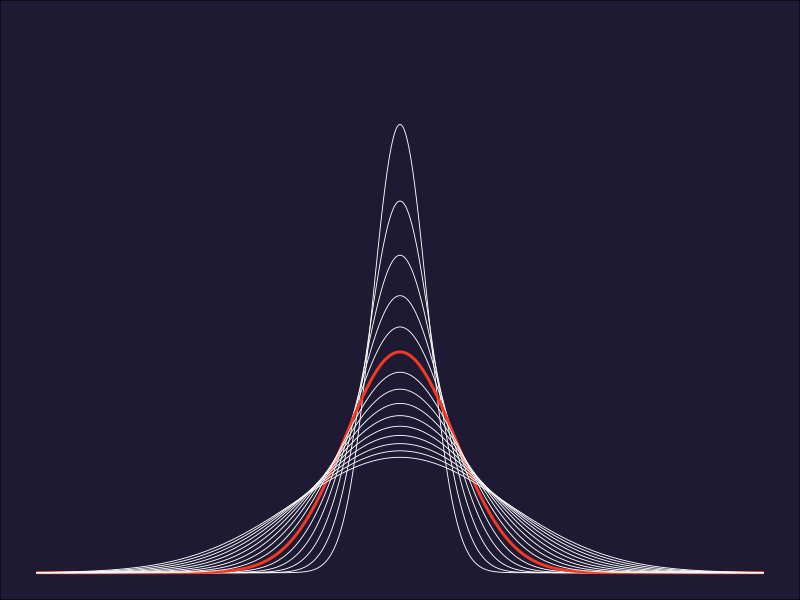

Recreate this plot in R.
library(ggplot2)
library(data.table)
library(purrr)


n_lines = 15
lines_color = 'white'
highlighted_line_color = '#F93822'
background_color = "#1E1A34"
filename = 'ascension_of_gauss.png'
path = '~/Desktop'
height = 20
units = 'cm'
aspect = 4/5

nhalf <- ceiling(n_lines/2)
phi <- (1+sqrt(5))/2
x=seq(-100,100,length=10000)
dt <- as.data.table(map(seq(3,nhalf*phi,1/phi),~dnorm(x,mean=0,sd=.)))
dt <- dt[,c(names(dt)[1:n_lines]),with=F]
colnames(dt) <- as.character(1:ncol(dt))
dt[['x']] <- x
dt <- melt(dt,id.vars = c('x'))
dt[['c']] <- 0
dt[variable == dt[,round(uniqueN(variable)*(1-1/phi))],c:=1]
ggplot(data=dt, aes(x=x,y=value,group=variable,color =factor(c),size = c)) +
  geom_line(aes(size=c))+
  ylim(c(0,phi/10)) +
  scale_x_continuous(limits = c(-40,40)) +
  scale_color_manual(values = c(lines_color,highlighted_line_color))+
  scale_size(range = c(0.3,1))+
  theme_void()+
  theme(legend.position="none",
        plot.background = element_rect(fill = background_color),
        panel.grid = element_blank()) -> gg



ggsave(file.path(path, filename),
       plot = gg,
       device = 'png',
       width = aspect * height ,
       height = height,
       units = units)
